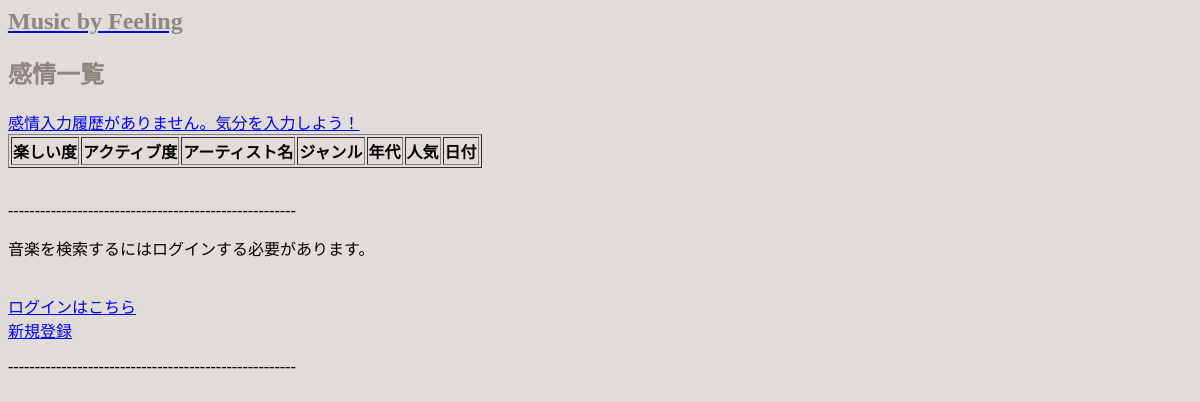
The page /music_list/ on the database as committed earlier.
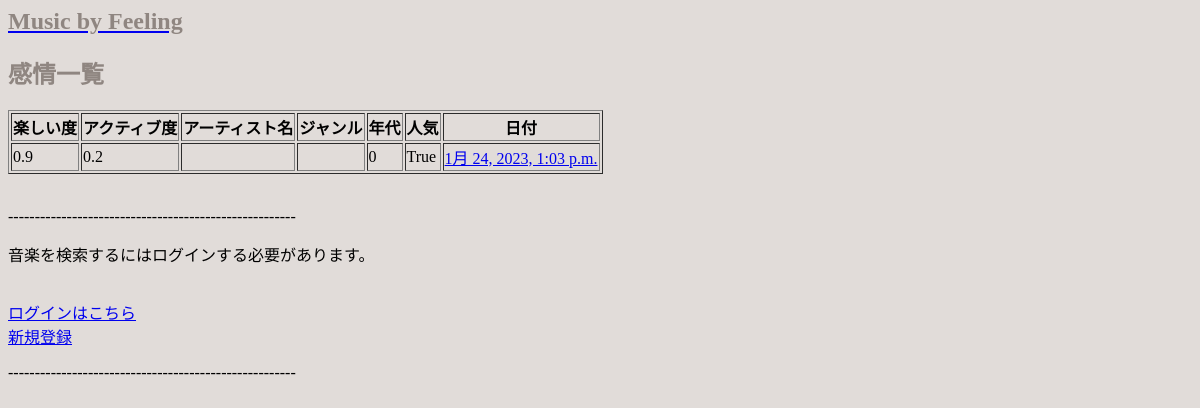
The same page on the database as committed later.
### music_by_feeling/models.py (models this page shows, shortened)
class Music(models.Model):
    user = models.ForeignKey(to=User, on_delete=models.CASCADE, null=True)
    feeling_1 = models.CharField(max_length=10, default='5')
    feeling_2 = models.CharField(max_length=10, default='5')
    artist = models.CharField(max_length=20,default='5',blank=True, null=True)
    genre = models.CharField(
         max_length=10,
         default='',
         blank=True,
         null=True
         )
    era = models.CharField(
         '年代',
         max_length=5,
         default='',
         blank=True,
         null=True
         )
    date = models.DateTimeField('日付', null=True)
    famous = models.BooleanField(default=False, blank=True, null=True)
    """time = models.DateTimeField(default=timezone.now)"""

### music_by_feeling/views.py (the view)
# urls.py: path('music_list/',views.MusicList.as_view(), name='music_list'),
class MusicList(ListView):
    context_object_name="music_list"
    template_name="music_list.html"
    model=Music
    '''
    #アンケート用にカット。アンケート後に変える。
    def get_queryset(self):
        return Music.objects.filter(user=self.request.user.id)
    '''

### music_by_feeling/category_list.py (called while the page is built)
def common(request):
    context = {
            'category_list': Category.objects.all(),
    }
    return context

### music_by_feeling/templates/music_by_feeling/music_list.html
{% extends 'music_by_feeling/base.html' %}
{% block content %}
<h2>感情一覧</h2>
        <div class="music">
                <table border="1">
                    <tr>
                        <th>楽しい度</th>
                        <th>アクティブ度</th>
                        <th>アーティスト名</th>
                        <th>ジャンル</th>
                        <th>年代</th>
                        <th>人気</th>
                        <th>日付</th>
                    </tr>
                    {% for music in music_list %}
                    <tr>
                        <td>{{ music.feeling_1 }}</td>
                        <td>{{ music.feeling_2 }}</td>
                        <td>{{ music.artist }}</td>
                        <td>{{ music.genre }}</td>
                        <td>{{ music.era }}</td>
                        <td>{{ music.famous }}</td>
                        <td><a href="{% url 'music_by_feeling:page3' %}">{{ music.date }}</a></td>
                    </tr>
                    {% empty %}
                        <a href="{% url 'music_by_feeling:page3' %}">感情入力履歴がありません。気分を入力しよう！</a>
                    {% endfor %}
                </table>
        </div>
{% endblock %}

Rows that differ between the two databases and show on the page:
added Music: feeling_1 "0.9", feeling_2 "0.2", era "0", famous "True", date "1月 24, 2023, 1:03 p.m."
Other text that changed with them:
text no longer shown: "感情入力履歴がありません。気分を入力しよう！"
